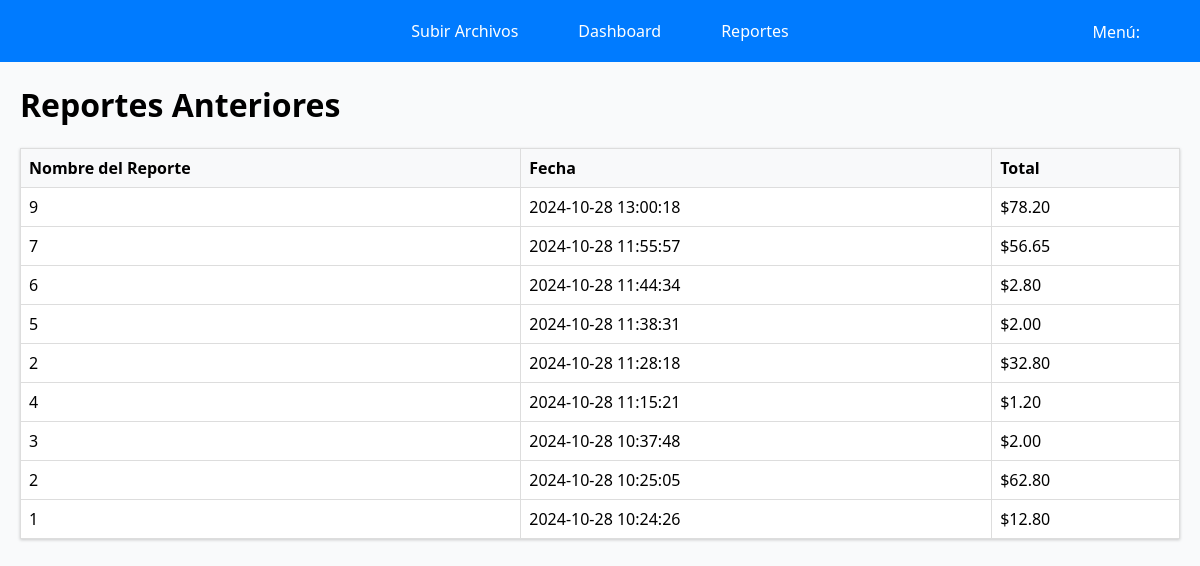
The app's page /reportes.anteriores (signed in), older data.
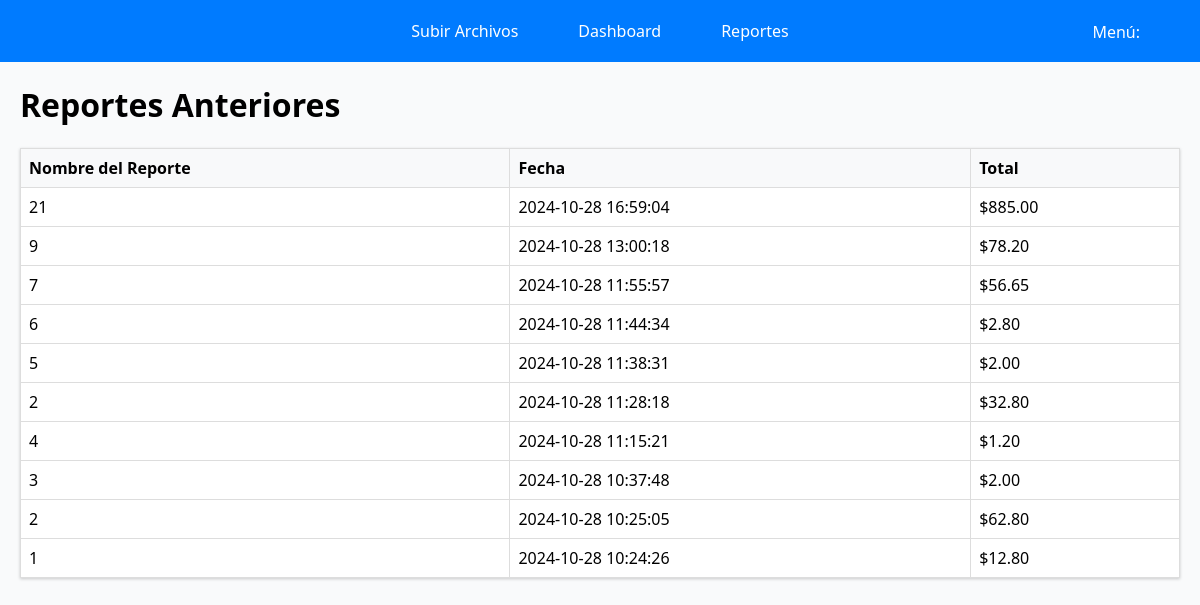
The same page, newer data.
### tables this page shows
CREATE TABLE reportes (
            id INTEGER PRIMARY KEY AUTOINCREMENT,
            nombre TEXT NOT NULL,
            fecha TEXT NOT NULL,
            total REAL NOT NULL
        );

### app.py (the view)
@app.route('/reportes.anteriores')
def reportes_anteriores():
    if 'user_id' not in session:
        return redirect(url_for('login'))
    conn = get_db_connection()
    reportes = conn.execute('SELECT * FROM reportes ORDER BY fecha DESC').fetchall()
    conn.close()
    return render_template('reportes.html', reportes=reportes)

### app.py (called while the page is built)
def get_db_connection():
    conn = sqlite3.connect('app.db')
    conn.row_factory = sqlite3.Row
    return conn

### templates/reportes.html (shortened to what this page needs)
<!DOCTYPE html>
<html lang="es">
<head>
    <link rel="stylesheet" href="/static/styles.css">
</head>
<nav class="navbar">
    <ul>
        <li><a href="/index">Subir Archivos</a></li>
        <li><a href="/dashboard">Dashboard</a></li>
        <li><a href="/reportes.anteriores">Reportes</a></li>
    </ul>
    <li class="dropdownn">
      <p class ="menu" href="javascript:void(0)">Menú:</p>
  </li>
</nav>
<body>
<div class="container">
    <h1>Reportes Anteriores</h1>
    {% if reportes %}
        <table class="report-table">
            <thead>
                <tr>
                    <th>Nombre del Reporte</th>
                    <th>Fecha</th>
                    <th>Total</th>
                </tr>
            </thead>
            <tbody>
                {% for reporte in reportes %}
                    <tr>
                        <td>{{ reporte['nombre'] }}</td>
                        <td>{{ reporte['fecha'] }}</td>
                        <td>${{ "%.2f"|format(reporte['total']) }}</td>
                    </tr>
                {% endfor %}
            </tbody>
        </table>
    {% else %}
        <p>No hay reportes anteriores para mostrar.</p>
    {% endif %}
</div>
</body>

### static/styles.css (style rules this page uses)
body { font-family: 'Segoe UI', Tahoma, Geneva, Verdana, sans-serif; background-color: #f9fafb; margin: 0; padding: 0; }
.navbar { background-color: #007bff; padding: 10px; text-align: center; }
.navbar ul { list-style-type: none; margin: 0; padding: 0; display: flex; justify-content: center; gap: 20px; }
.navbar ul li { display: inline; }
.navbar ul li a { color: white; text-decoration: none; padding: 10px 20px; display: inline-block; transition: background-color 0.3s; }
.menu { color: white; text-decoration: none; font-size: 16px; }
.dropdownn { position: fixed; top: 5px; right: 5%; display: inline-block; z-index: 1; }
.report-table { width: 100%; border-collapse: collapse; margin-top: 20px; background-color: white; box-shadow: 0 1px 3px rgba(0,0,0,0.2); }
.report-table th, .report-table td { padding: 12px; text-align: left; border-bottom: 1px solid #ddd; }
.report-table th { background-color: #f8f9fa; font-weight: bold; }
.container { max-width: 1200px; margin: 20px auto; padding: 0 20px; }

### templates/reportes.html (style rules this page uses)
.report-table { width: 100%; border-collapse: collapse; margin-top: 20px; }
.report-table th, .report-table td { border: 1px solid #ddd; padding: 8px; text-align: left; }

Row changes from the older to the newer data that the page shows:
added reportes: nombre "21", fecha "2024-10-28 16:59:04", total "885.00"
